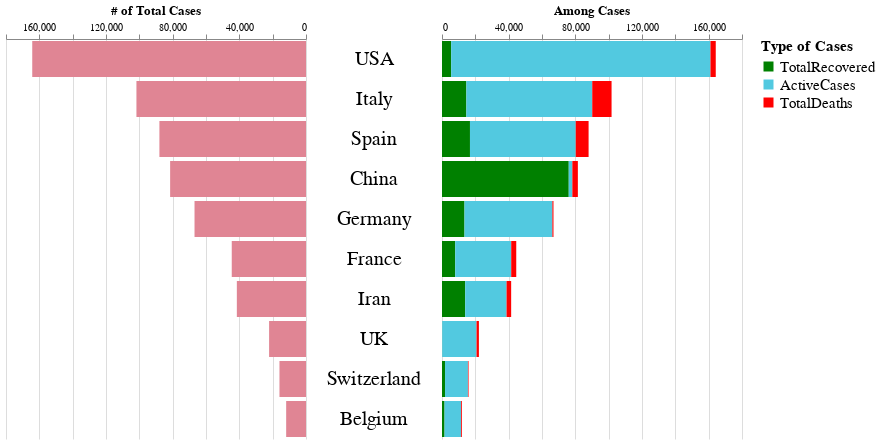

Notebook source saved alongside this figure:
### Markdown cell above
Since the novel coronavirus is now considered to be pandemic, it is useful to know which countries suffer the most from this disease. In the following cell, the data of statistics of each country were collected, and then 10 countries that have the highest severity were listed.

### Code cell
# rank the countries by the total number of cases
data_1 = data.sort_values(by = 'TotalCases', ascending = False).head(11).iloc[1:11]

# set ranking range from 1 to 10
data_1['index'] = list(range(1,11))
data_1.set_index('index', inplace = True)
data_1.fillna(value = {'TotalDeaths' : 0}, inplace = True)

# ranking list 
names_c = data_1['Country,Other'].to_list()

# replace NaN with 0 in Total Deaths

middle  = alt.Chart(data_1).encode(
    alt.Y('Country,Other:N', sort = names, axis=None),
    text = alt.Text('Country,Other:N'),
).mark_text(fontSize = 20).properties( height = 400)

left = alt.Chart(data_1).encode(
    alt.Y('Country,Other:N', sort = names_c, title = None, axis = None),
    alt.X('TotalCases:Q', sort = 'descending', axis = alt.Axis(title = None,orient = 'top'))
).mark_bar(color = '#E08594').properties(
width = 300,
    height = 400,
    title = '# of Total Cases'
)

# long form
right_data = data_1[['Country,Other', 'TotalRecovered', 'ActiveCases','TotalDeaths']]
right_data = pd.melt(right_data, id_vars = 'Country,Other')

right = alt.Chart(right_data).mark_bar().encode(
    alt.Y('Country,Other:N', axis = None, sort = names_c),
    alt.X('value:Q', axis = alt.Axis(title = None,orient = 'top')),
    alt.Color('variable:N', scale = alt.Scale(domain = names, range = colors),\
             legend = alt.Legend(title = 'Type of Cases', titleFontSize = 15, labelFontSize = 15))
).properties(
width = 300,
    height = 400,
    title = 'Among Cases'
)
(left | middle| right).configure_view(strokeWidth=0)

### Figure 1 — Vega-Lite specification as saved in the notebook (floating-point values rounded to 4 significant figures)
{"config": {"view": {"continuousWidth": 400, "continuousHeight": 300, "strokeWidth": 0}}, "hconcat": [{"mark": {"type": "bar", "color": "#E08594"}, "encoding": {"x": {"type": "quantitative", "axis": {"orient": "top", "title": null}, "field": "TotalCases", "sort": "descending"}, "y": {"type": "nominal", "axis": null, "field": "Country,Other", "sort": ["USA", "Italy", "Spain", "China", "Germany", "France", "Iran", "UK", "Switzerland", "Belgium"], "title": null}}, "height": 400, "title": "# of Total Cases", "width": 300}, {"mark": {"type": "text", "fontSize": 20}, "encoding": {"text": {"type": "nominal", "field": "Country,Other"}, "y": {"type": "nominal", "axis": null, "field": "Country,Other", "sort": ["TotalRecovered", "ActiveCases", "TotalDeaths"]}}, "height": 400}, {"data": {"name": "data-34186b91016c1c34d704fac0a6b7b86f"}, "mark": "bar", "encoding": {"color": {"type": "nominal", "field": "variable", "legend": {"labelFontSize": 15, "title": "Type of Cases", "titleFontSize": 15}, "scale": {"domain": ["TotalRecovered", "ActiveCases", "TotalDeaths"], "range": ["green", "#52C9E0", "red"]}}, "x": {"type": "quantitative", "axis": {"orient": "top", "title": null}, "field": "value"}, "y": {"type": "nominal", "axis": null, "field": "Country,Other", "sort": ["USA", "Italy", "Spain", "China", "Germany", "France", "Iran", "UK", "Switzerland", "Belgium"]}}, "height": 400, "title": "Among Cases", "width": 300}], "data": {"name": "data-0506352390ed116f55e5cec09d3e46a0"}, "$schema": "https://vega.github.io/schema/vega-lite/v4.0.2.json", "datasets": {"data-0506352390ed116f55e5cec09d3e46a0": [{"Country,Other": "USA", "TotalCases": 164253, "NewCases": "+409", "TotalDeaths": 3165.0, "NewDeaths": 9.0, "TotalRecovered": 5506.0, "ActiveCases": 155582, "Serious,Critical": 3512.0, "Tot Cases/1M pop": 496.0, "Deaths/1M pop": 10.0, "Reported1st case": "Jan 20"}, {"Country,Other": "Italy", "TotalCases": 101739, "NewCases": null, "TotalDeaths": 11590.0, "NewDeaths": null, "TotalRecovered": 14620.0, "ActiveCases": 75528, "Serious,Critical": 3981.0, "Tot Cases/1M pop": 1683.0, "Deaths/1M pop": 192.0, "Reported1st case": "Jan 29"}, {"Country,Other": "Spain", "TotalCases": 87956, "NewCases": null, "TotalDeaths": 7716.0, "NewDeaths": null, "TotalRecovered": 16780.0, "ActiveCases": 63460, "Serious,Critical": 5231.0, "Tot Cases/1M pop": 1881.0, "Deaths/1M pop": 165.0, "Reported1st case": "Jan 30"}, {"Country,Other": "China", "TotalCases": 81518, "NewCases": "+79", "TotalDeaths": 3305.0, "NewDeaths": 5.0, "TotalRecovered": 76050.0, "ActiveCases": 2161, "Serious,Critical": 528.0, "Tot Cases/1M pop": 57.0, "Deaths/1M pop": 2.0, "Reported1st case": "Jan 10"}, {"Country,Other": "Germany", "TotalCases": 66885, "NewCases": null, "TotalDeaths": 645.0, "NewDeaths": null, "TotalRecovered": 13500.0, "ActiveCases": 52740, "Serious,Critical": 1979.0, "Tot Cases/1M pop": 798.0, "Deaths/1M pop": 8.0, "Reported1st case": "Jan 26"}, {"Country,Other": "France", "TotalCases": 44550, "NewCases": null, "TotalDeaths": 3024.0, "NewDeaths": null, "TotalRecovered": 7927.0, "ActiveCases": 33599, "Serious,Critical": 5056.0, "Tot Cases/1M pop": 683.0, "Deaths/1M pop": 46.0, "Reported1st case": "Jan 23"}, {"Country,Other": "Iran", "TotalCases": 41495, "NewCases": null, "TotalDeaths": 2757.0, "NewDeaths": null, "TotalRecovered": 13910.0, "ActiveCases": 24827, "Serious,Critical": 3511.0, "Tot Cases/1M pop": 494.0, "Deaths/1M pop": 33.0, "Reported1st case": "Feb 18"}, {"Country,Other": "UK", "TotalCases": 22141, "NewCases": null, "TotalDeaths": 1408.0, "NewDeaths": null, "TotalRecovered": 135.0, "ActiveCases": 20598, "Serious,Critical": 163.0, "Tot Cases/1M pop": 326.0, "Deaths/1M pop": 21.0, "Reported1st case": "Jan 30"}, {"Country,Other": "Switzerland", "TotalCases": 15922, "NewCases": null, "TotalDeaths": 359.0, "NewDeaths": null, "TotalRecovered": 1823.0, "ActiveCases": 13740, "Serious,Critical": 301.0, "Tot Cases/1M pop": 1840.0, "Deaths/1M pop": 41.0, "Reported1st case": "Feb 24"}, {"Country,Other": "Belgium", "TotalCases": 11899, "NewCases": null, "TotalDeaths": 513.0, "NewDeaths": null, "TotalRecovered": 1527.0, "ActiveCases": 9859, "Serious,Critical": 927.0, "Tot Cases/1M pop": 1027.0, "Deaths/1M pop": 44.0, "Reported1st case": "Feb 03"}], "data-34186b91016c1c34d704fac0a6b7b86f": [{"Country,Other": "USA", "variable": "TotalRecovered", "value": 5506.0}, {"Country,Other": "Italy", "variable": "TotalRecovered", "value": 14620.0}, {"Country,Other": "Spain", "variable": "TotalRecovered", "value": 16780.0}, {"Country,Other": "China", "variable": "TotalRecovered", "value": 76050.0}, {"Country,Other": "Germany", "variable": "TotalRecovered", "value": 13500.0}, {"Country,Other": "France", "variable": "TotalRecovered", "value": 7927.0}, {"Country,Other": "Iran", "variable": "TotalRecovered", "value": 13910.0}, {"Country,Other": "UK", "variable": "TotalRecovered", "value": 135.0}, {"Country,Other": "Switzerland", "variable": "TotalRecovered", "value": 1823.0}, {"Country,Other": "Belgium", "variable": "TotalRecovered", "value": 1527.0}, {"Country,Other": "USA", "variable": "ActiveCases", "value": 155600.0}, {"Country,Other": "Italy", "variable": "ActiveCases", "value": 75530.0}, {"Country,Other": "Spain", "variable": "ActiveCases", "value": 63460.0}, {"Country,Other": "China", "variable": "ActiveCases", "value": 2161.0}, {"Country,Other": "Germany", "variable": "ActiveCases", "value": 52740.0}, {"Country,Other": "France", "variable": "ActiveCases", "value": 33600.0}, {"Country,Other": "Iran", "variable": "ActiveCases", "value": 24830.0}, {"Country,Other": "UK", "variable": "ActiveCases", "value": 20600.0}, {"Country,Other": "Switzerland", "variable": "ActiveCases", "value": 13740.0}, {"Country,Other": "Belgium", "variable": "ActiveCases", "value": 9859.0}, {"Country,Other": "USA", "variable": "TotalDeaths", "value": 3165.0}, {"Country,Other": "Italy", "variable": "TotalDeaths", "value": 11590.0}, {"Country,Other": "Spain", "variable": "TotalDeaths", "value": 7716.0}, {"Country,Other": "China", "variable": "TotalDeaths", "value": 3305.0}, {"Country,Other": "Germany", "variable": "TotalDeaths", "value": 645.0}, {"Country,Other": "France", "variable": "TotalDeaths", "value": 3024.0}, {"Country,Other": "Iran", "variable": "TotalDeaths", "value": 2757.0}, {"Country,Other": "UK", "variable": "TotalDeaths", "value": 1408.0}, {"Country,Other": "Switzerland", "variable": "TotalDeaths", "value": 359.0}, {"Country,Other": "Belgium", "variable": "TotalDeaths", "value": 513.0}]}}
